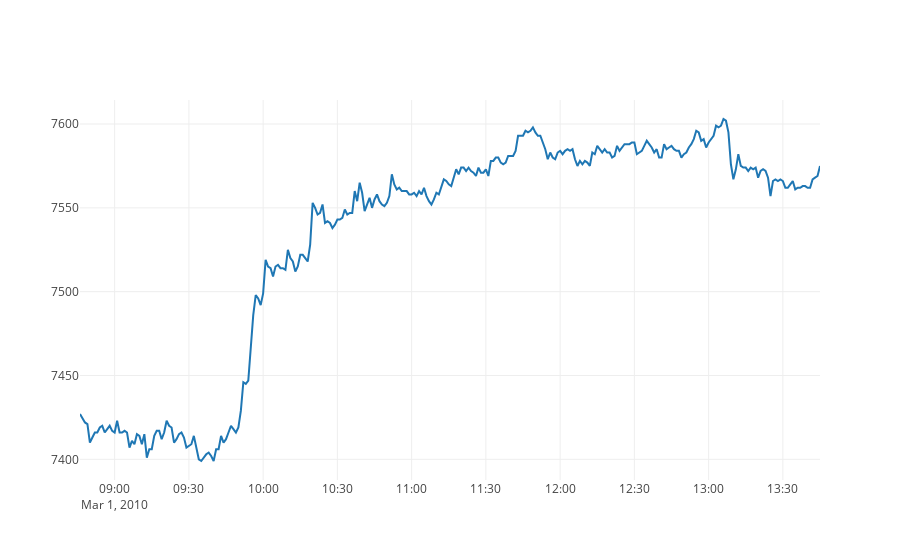

Write notebook code for a chart like this one.
### Code cell
data = [go.Scatter(x=TX[TX.date == '2010-03-01'].datetime, y=TX[TX.date == '2010-03-01'].Close)]
iplot(data, filename='earn')

### Figure 1 — Plotly figure (JSON) as saved in the notebook; plotly's stock layout.template omitted (floating-point values rounded to 4 significant figures; data arrays with more than 128 entries replaced by an {"elided": "..."} marker saying what was removed)
{"data": [{"type": "scatter", "uid": "c61cc86f-a308-4120-bcfd-9d20e7b96357", "x": {"elided": "300 str values"}, "y": {"elided": "300 int values"}}], "layout": {}}
